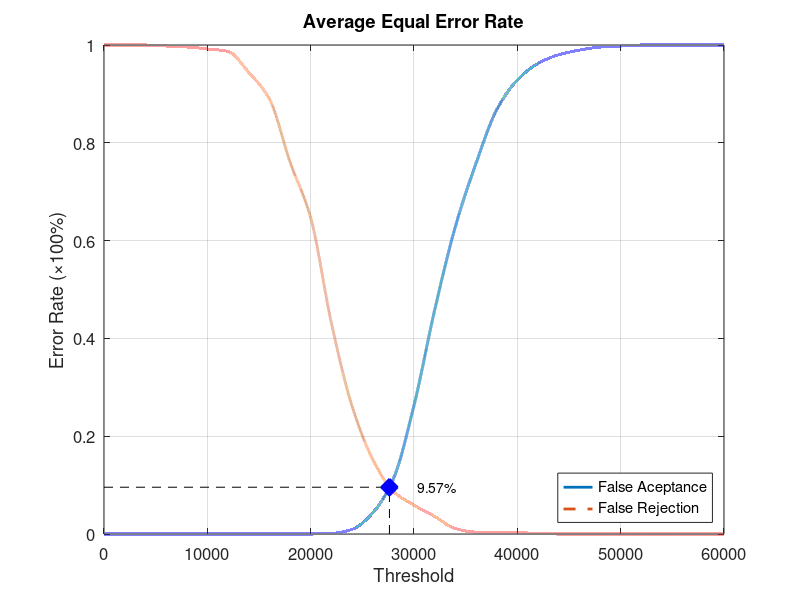
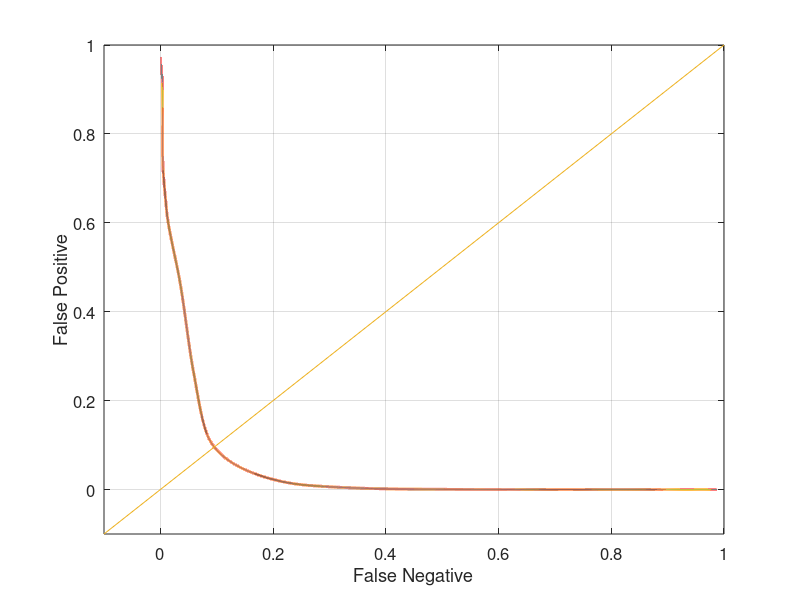

Source code (MATLAB) for these figures, in order:
function yEER = Database4Average
close all;
clear;
clc;
x = 0:2000:60000;
xq = 0:0.5:60000;

y0 = [0 0 0 0 0 0 0 0 0 0 0 0.00105263 0.00947368 0.0431579 0.112632 0.263158 0.457895 0.628421 0.757895 0.867368 0.928421 0.962105 0.98 0.989474 0.995789 0.997895 1 1 1 1 1];
yy0 = interp1(x, y0, xq, 'pchip');
y1 = [1 1 1 0.998 0.996 0.992 0.987 0.944 0.89 0.761 0.647 0.432 0.262 0.153 0.087 0.059 0.036 0.011 0.004 0.004 0.003 0.001 0 0 0 0 0 0 0 0 0];
yy1 = interp1(x, y1, xq, 'pchip');

% Calculating EER: 
y2 = abs(y0 - y1);
find(y2 == min(y2))
yy2 = abs(yy0 - yy1);
xEER = find(yy2 == min(yy2));
xEERIndex = xq(xEER) % X-axis EER
yEER = yy0(xEER) % Y-axis EER

main = figure
plot(xq, yy0,'-','LineWidth', 2);	hold on
plot(xq, yy1,'--','LineWidth', 2);	hold on
plot([xEERIndex xEERIndex], [0 yEER], 'k--');	hold on
plot([0 xEERIndex], [yEER yEER], 'k--');	hold on
plot(xEERIndex, yEER, 'bx', 'LineWidth', 10);	hold on
text(xEERIndex + 10 * xEERIndex / 100, yEER, [num2str(round((10000 * yEER)) / 100) '%'])
legend('False Aceptance', 'False Rejection', 'Location', 'SouthEast')
xlabel('Threshold')
ylabel('Error Rate (\times100%)')
title('Average Equal Error Rate')
set(gca, 'FontSize', 12)
axis([0 60000 0 1])
grid on

print(main, 'Database4AverageMain', '-dpng');
FNRxFPR = figure('Color', [1 1 1]);
plot(yy1, yy0, '-', yy1, yy0, 'LineWidth', 2);
hold on
y = -0.1:0.1:1
plot(y, y); 
set(gca, 'FontSize', 12)
xlabel('False Negative')
ylabel('False Positive')
axis([-0.1 1 -0.1 1])
set(gca, 'FontSize', 12)
grid on

print(FNRxFPR, 'Database4AverageFNRxFPR','-dpng');
end
